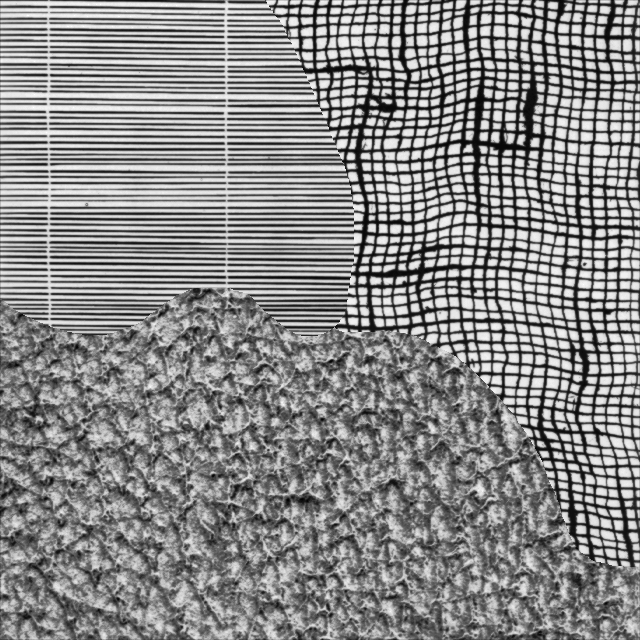
#> input picture Week4/3labels/training_image.png, 640 x 640 px
$ python exercises.py   (older library calls are emulated)
#> lines starting #> are read from the running program, lines starting #| are printed output that depends on the picture; after the words box and inside, x2 and y2 are one past the last pixel; in counts of white or black regions, pixels touching at a corner belong together
### Week4/local_features.py
"""
Helping functions for extracting features from images

Vedrana Andersen Dahl (vand@dtu.dk)
Anders Bjorholm Dahl (abda@dtu.dk)
"""

import numpy as np
import scipy.ndimage

def get_gauss_feat_im(im, sigma=1, normalize=True):
    """Gauss derivative feaures for every image pixel.
    Arguments:
        image: a 2D image, shape (r,c).
        sigma: standard deviation for Gaussian derivatives.
        normalize: flag indicating normalization of features.
    Returns:
        imfeat: 3D array of size (r,c,15) with a 15-dimentional feature
             vector for every pixel in the image.
    Author: vand@dtu.dk, 2020
    """

    r,c = im.shape
    imfeat = np.zeros((r,c,15))
    imfeat[:,:,0] = scipy.ndimage.gaussian_filter(im,sigma,order=0)
    imfeat[:,:,1] = scipy.ndimage.gaussian_filter(im,sigma,order=[0,1])
    imfeat[:,:,2] = scipy.ndimage.gaussian_filter(im,sigma,order=[1,0])
    imfeat[:,:,3] = scipy.ndimage.gaussian_filter(im,sigma,order=[0,2])
    imfeat[:,:,4] = scipy.ndimage.gaussian_filter(im,sigma,order=[1,1])
    imfeat[:,:,5] = scipy.ndimage.gaussian_filter(im,sigma,order=[2,0])
    imfeat[:,:,6] = scipy.ndimage.gaussian_filter(im,sigma,order=[0,3])
    imfeat[:,:,7] = scipy.ndimage.gaussian_filter(im,sigma,order=[1,2])
    imfeat[:,:,8] = scipy.ndimage.gaussian_filter(im,sigma,order=[2,1])
    imfeat[:,:,9] = scipy.ndimage.gaussian_filter(im,sigma,order=[3,0])
    imfeat[:,:,10] = scipy.ndimage.gaussian_filter(im,sigma,order=[0,4])
    imfeat[:,:,11] = scipy.ndimage.gaussian_filter(im,sigma,order=[1,3])
    imfeat[:,:,12] = scipy.ndimage.gaussian_filter(im,sigma,order=[2,2])
    imfeat[:,:,13] = scipy.ndimage.gaussian_filter(im,sigma,order=[3,1])
    imfeat[:,:,14] = scipy.ndimage.gaussian_filter(im,sigma,order=[4,0])

    if normalize:
        imfeat -= np.mean(imfeat, axis=(0,1))
        imfeat /= np.std(imfeat, axis=(0,1))

    return imfeat

def get_gauss_feat_multi(im, sigma = [1,2,4], normalize = True):
    '''Multi-scale Gauss derivative feaures for every image pixel.
    Arguments:
        image: a 2D image, shape (r,c).
        sigma: list of standard deviations for Gaussian derivatives.
        normalize: flag indicating normalization of features.
    Returns:
        imfeat: a a 3D array of size (r*c,n_scale,15) with n_scale features in each pixels, and
             n_scale is length of sigma. Each pixel contains a feature vector and feature
             image is size (r,c,15*n_scale).
    Author: abda@dtu.dk, 2021

    '''
    imfeats = []
    for i in range(0,len(sigma)):
        feat = get_gauss_feat_im(im, sigma[i], normalize)
        imfeats.append(feat.reshape(-1,feat.shape[2]))

    imfeats = np.asarray(imfeats).transpose(1,0,2)
    return imfeats


# [36 lines left out: functions im2col, ndim2col, not called in this run]

#%%
import skimage.io
import matplotlib.pyplot as plt

# [29 lines that do not run on import are left out]


### Week4/exercises.py
import numpy as np
from scipy import linalg, interpolate, ndimage
import skimage.io
import matplotlib.pyplot as plt
import cv2
from skimage.feature import peak_local_max
import math
import local_features
from sklearn.cluster import KMeans

def prepareLabelIm(labels):
    uniqueLabels = np.unique(labels)
    labelsIm = np.zeros([labels.shape[0],labels.shape[1],len(uniqueLabels)])
    for i in range(len(uniqueLabels)):
        labelsIm[:,:,i] = labels == uniqueLabels[i]
    return np.reshape(labelsIm,[labels.shape[0]*labels.shape[1],len(uniqueLabels)])


def guassianKernel(sigma, breadth):
    s = breadth*sigma
    x = np.arange(-s,s+1)
    x = np.reshape(x,[1,len(x)])
    g = 1 / (sigma*np.sqrt(2*np.pi))*np.exp((-x**2/(2*sigma**2)))
    dg = -x / sigma**2 * g
    return g, dg, x


Im = skimage.io.imread("3labels/training_image.png")
#> Im is the input picture: shape (640, 640); min 0, max 255, mean 135.8

plt.figure()
plt.imshow(Im,cmap='gray')

features = local_features.get_gauss_feat_multi(Im,sigma=[1])
#> after the loop in get_gauss_feat_multi, `for i in range(0,len(sigma)):`: imfeats = 1 item
features = np.reshape(features,[features.shape[0],features.shape[1]*features.shape[2]])

print(features.shape)
#| (409600, 15)

labels = skimage.io.imread("3labels/training_labels.png")
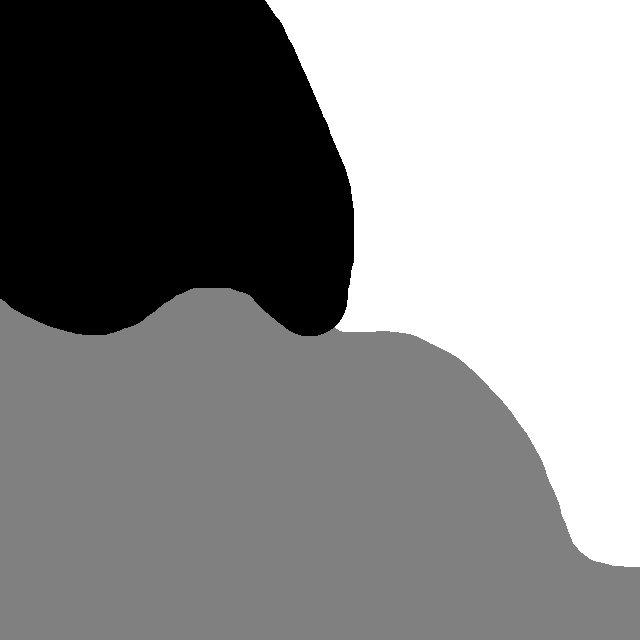
#> input picture Week4/3labels/training_labels.png, 640 x 640 px
#> labels is the input picture: shape (640, 640); min 0, max 255, mean 136


labelsIm = prepareLabelIm(labels)
#> in prepareLabelIm, `uniqueLabels = np.unique(labels)`: uniqueLabels = [0, 128, 255]
#> in prepareLabelIm, `labelsIm = np.zeros([labels.shape[0],labels.shape[1],len(uniqueLabels)])`: labelsIm: shape (640, 640, 3) float64; every value is 0
#> the loop in prepareLabelIm, `for i in range(len(uniqueLabels)):` made 3 passes
#> after the loop in prepareLabelIm, `for i in range(len(uniqueLabels)):`:
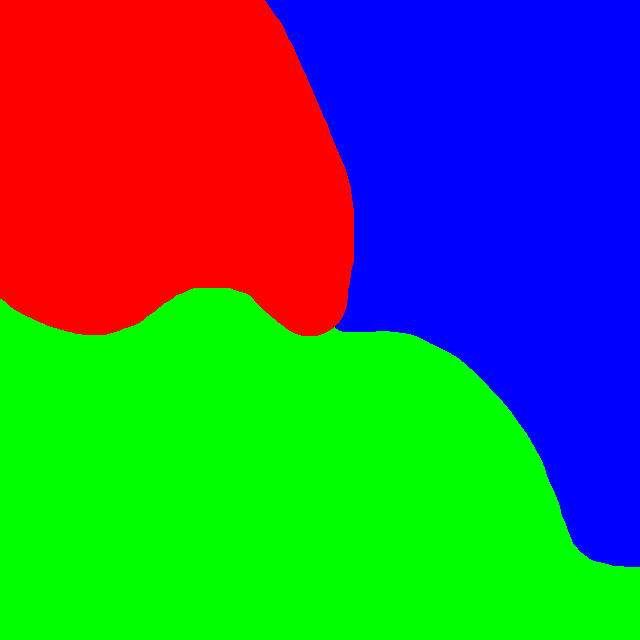
#> labelsIm: shape (640, 640, 3) float64; mean of channels 0, 1, 2 0.253, 0.428, 0.318; drawn as R, G, B
print(labelsIm.shape)
#| (409600, 3)

'''
plt.figure()
plt.subplot(1,2,1)
plt.imshow(labelsIm[0,:,:])
plt.subplot(1,2,2)
plt.imshow(labelsIm[1,:,:])
'''
nClusters= 400
idx = np.random.choice(labelsIm.shape[0],size=int(np.round(features.shape[0]*0.1)),replace=False)

randomFeatures = features[idx,:]
randomLabels = labelsIm[idx,:]

kmeans = KMeans(n_clusters = nClusters,n_init='auto').fit(randomFeatures)

print(kmeans.labels_.shape)
#| (40960,)

clusterProb = np.zeros([labelsIm.shape[1],nClusters])

c, index, counts = np.unique(kmeans.labels_,return_inverse = True, return_counts=True)
#> c = 400 values from 0 to 399; counts = 400 values, max 657 at index 19, min 38 at index 97, mean 102.4


i = 0
indexCur = 0
while i < nClusters:
    labelOccurence = np.zeros([labelsIm.shape[1]])
    for k in range(counts[i]):
        labelOccurence += randomLabels[index[indexCur],:]
        indexCur += 1
    clusterProb[:,i] = labelOccurence / counts[i]
    i += 1
#> after the loop, i = 400; indexCur = 40960


testIm = skimage.io.imread("3labels/testing_image.png")
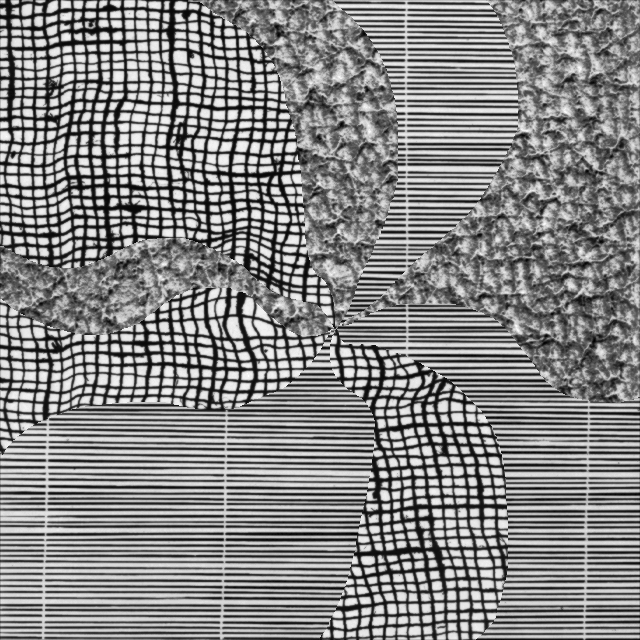
#> input picture Week4/3labels/testing_image.png, 640 x 640 px
#> testIm is the input picture: shape (640, 640); min 0, max 255, mean 132.7
r, c = testIm.shape
#> r = 640; c = 640
testFeatures = local_features.get_gauss_feat_multi(testIm,sigma=[1])
testFeatures = np.reshape(testFeatures,[testFeatures.shape[0],testFeatures.shape[1]*testFeatures.shape[2]])
testClusters = kmeans.predict(testFeatures)
testClusters = np.reshape(testClusters,[r,c])
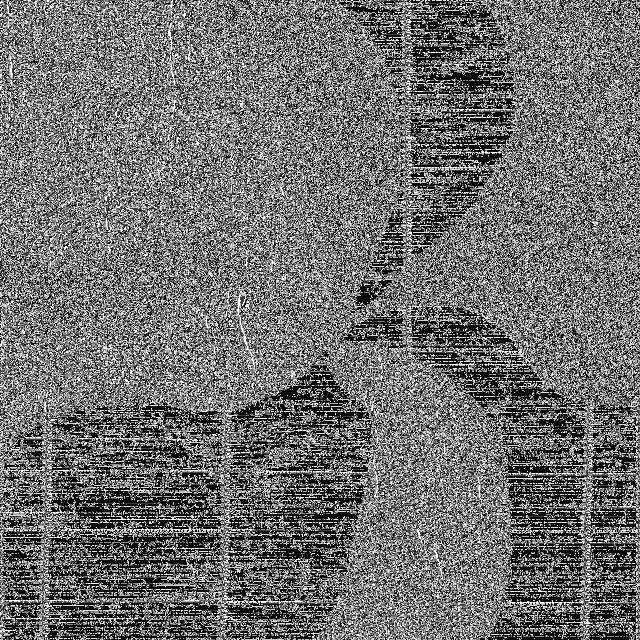
#> testClusters: shape (640, 640) int32; min 0, max 399, mean 176.6; drawn with min black and max white
print(testClusters.shape)
#| (640, 640)

#probIm = np.zeros([r,c,labelsIm.shape[1]])
probIm = clusterProb[:,testClusters]

probImSmooth = np.zeros(probIm.shape)
kernelSize = 5
kernel = np.ones([kernelSize,kernelSize])*(1/(kernelSize**2))


for i in range(probIm.shape[0]):
    probImSmooth[i,:,:] = ndimage.convolve(probIm[i,:,:],kernel)

probImSmooth = probImSmooth/(np.sum(probImSmooth,axis=0))

plt.figure()
plt.subplot(2,2,1)
plt.imshow(probIm[0,:,:])
plt.subplot(2,2,2)
plt.imshow(probImSmooth[0,:,:])
plt.subplot(2,2,3)
plt.imshow(probIm[1,:,:])
plt.subplot(2,2,4)
plt.imshow(probImSmooth[1,:,:])


finalIm = np.argmax(probImSmooth,axis=0)*255
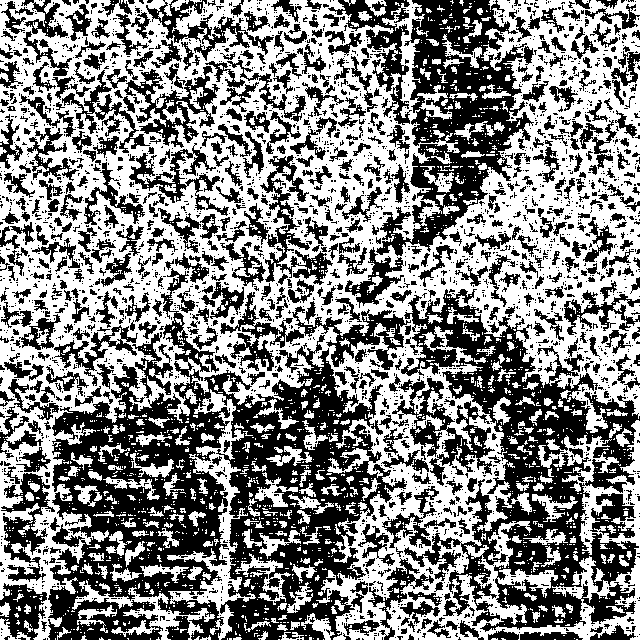
#> finalIm: shape (640, 640) int64; values 255 (black) and 510 (white), 52.2% white; 3066 black regions (2467 under 20 px), largest, box (x1, y1, x2, y2) and area: (48, 268, 407, 640) 53109, (401, 289, 640, 632) 29464, (376, 0, 534, 256) 16073

plt.figure()
plt.imshow(finalIm)


plt.show()
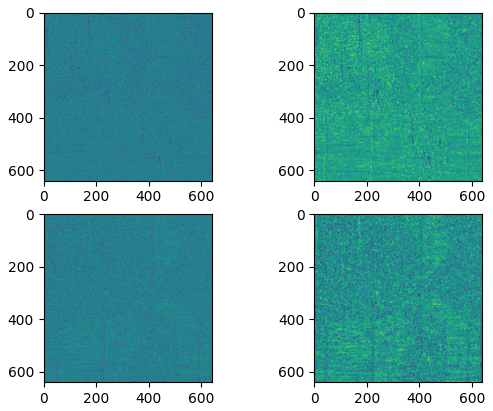
#> figure drawn by matplotlib, 4 panels
